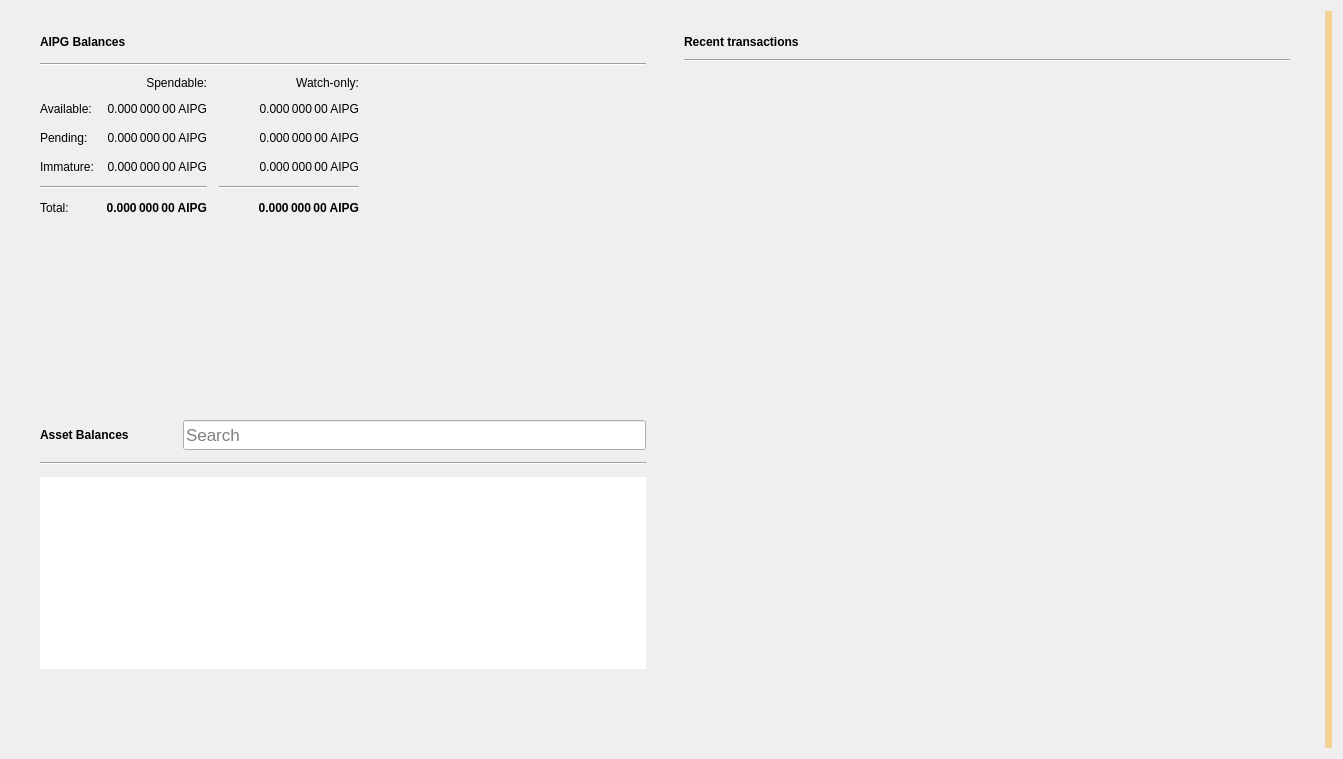
<?xml version="1.0" encoding="UTF-8"?>
<ui version="4.0">
 <class>OverviewPage</class>
 <widget class="QWidget" name="OverviewPage">
  <property name="geometry">
   <rect>
    <x>0</x>
    <y>0</y>
    <width>1343</width>
    <height>759</height>
   </rect>
  </property>
  <property name="minimumSize">
   <size>
    <width>760</width>
    <height>0</height>
   </size>
  </property>
  <property name="windowTitle">
   <string>Form</string>
  </property>
  <property name="autoFillBackground">
   <bool>false</bool>
  </property>
  <layout class="QGridLayout" name="gridLayout_3">
   <item row="0" column="1">
    <layout class="QVBoxLayout" name="verticalLayout_7">
     <property name="spacing">
      <number>0</number>
     </property>
     <property name="leftMargin">
      <number>0</number>
     </property>
     <property name="topMargin">
      <number>0</number>
     </property>
     <property name="rightMargin">
      <number>0</number>
     </property>
     <property name="bottomMargin">
      <number>0</number>
     </property>
     <item>
      <layout class="QHBoxLayout" name="horizontalLayout" stretch="0,0">
       <property name="spacing">
        <number>20</number>
       </property>
       <property name="sizeConstraint">
        <enum>QLayout::SetMinAndMaxSize</enum>
       </property>
       <property name="leftMargin">
        <number>20</number>
       </property>
       <property name="topMargin">
        <number>20</number>
       </property>
       <property name="rightMargin">
        <number>20</number>
       </property>
       <property name="bottomMargin">
        <number>20</number>
       </property>
       <item>
        <layout class="QVBoxLayout" name="verticalLayout_2">
         <property name="spacing">
          <number>0</number>
         </property>
         <property name="rightMargin">
          <number>0</number>
         </property>
         <item>
          <widget class="QFrame" name="frame">
           <property name="sizePolicy">
            <sizepolicy hsizetype="Preferred" vsizetype="Preferred">
             <horstretch>0</horstretch>
             <verstretch>0</verstretch>
            </sizepolicy>
           </property>
           <property name="minimumSize">
            <size>
             <width>350</width>
             <height>180</height>
            </size>
           </property>
           <property name="frameShape">
            <enum>QFrame::NoFrame</enum>
           </property>
           <property name="frameShadow">
            <enum>QFrame::Raised</enum>
           </property>
           <property name="lineWidth">
            <number>5</number>
           </property>
           <layout class="QVBoxLayout" name="verticalLayout_4">
            <property name="spacing">
             <number>10</number>
            </property>
            <property name="topMargin">
             <number>0</number>
            </property>
            <property name="bottomMargin">
             <number>0</number>
            </property>
            <item>
             <layout class="QHBoxLayout" name="horizontalLayout_4">
              <property name="spacing">
               <number>6</number>
              </property>
              <item>
               <widget class="QLabel" name="AIPGBalancesLabel">
                <property name="font">
                 <font>
                  <weight>75</weight>
                  <bold>true</bold>
                 </font>
                </property>
                <property name="text">
                 <string>AIPG Balances</string>
                </property>
               </widget>
              </item>
              <item>
               <widget class="QPushButton" name="labelWalletStatus">
                <property name="enabled">
                 <bool>true</bool>
                </property>
                <property name="maximumSize">
                 <size>
                  <width>30</width>
                  <height>16777215</height>
                 </size>
                </property>
                <property name="toolTip">
                 <string>The displayed information may be out of date. Your wallet automatically synchronizes with the AIPG network after a connection is established, but this process has not completed yet.</string>
                </property>
                <property name="text">
                 <string/>
                </property>
                <property name="icon">
                 <iconset>
                  <normaloff>:/icons/warning</normaloff>
                  <disabledoff>:/icons/warning</disabledoff>:/icons/warning</iconset>
                </property>
                <property name="iconSize">
                 <size>
                  <width>24</width>
                  <height>24</height>
                 </size>
                </property>
                <property name="flat">
                 <bool>true</bool>
                </property>
               </widget>
              </item>
              <item>
               <spacer name="horizontalSpacer_3">
                <property name="orientation">
                 <enum>Qt::Horizontal</enum>
                </property>
                <property name="sizeHint" stdset="0">
                 <size>
                  <width>40</width>
                  <height>20</height>
                 </size>
                </property>
               </spacer>
              </item>
             </layout>
            </item>
            <item>
             <widget class="Line" name="line_2">
              <property name="orientation">
               <enum>Qt::Horizontal</enum>
              </property>
             </widget>
            </item>
            <item>
             <layout class="QGridLayout" name="gridLayout">
              <property name="bottomMargin">
               <number>5</number>
              </property>
              <property name="spacing">
               <number>12</number>
              </property>
              <item row="3" column="2">
               <widget class="QLabel" name="labelWatchImmature">
                <property name="font">
                 <font>
                  <weight>50</weight>
                  <bold>false</bold>
                 </font>
                </property>
                <property name="cursor">
                 <cursorShape>IBeamCursor</cursorShape>
                </property>
                <property name="toolTip">
                 <string>Mined balance in watch-only addresses that has not yet matured</string>
                </property>
                <property name="text">
                 <string notr="true">0.000 000 00 AIPG</string>
                </property>
                <property name="alignment">
                 <set>Qt::AlignRight|Qt::AlignTrailing|Qt::AlignVCenter</set>
                </property>
                <property name="textInteractionFlags">
                 <set>Qt::LinksAccessibleByMouse|Qt::TextSelectableByKeyboard|Qt::TextSelectableByMouse</set>
                </property>
               </widget>
              </item>
              <item row="2" column="3">
               <spacer name="horizontalSpacer_2">
                <property name="orientation">
                 <enum>Qt::Horizontal</enum>
                </property>
                <property name="sizeHint" stdset="0">
                 <size>
                  <width>40</width>
                  <height>20</height>
                 </size>
                </property>
               </spacer>
              </item>
              <item row="1" column="0">
               <widget class="QLabel" name="labelBalanceText">
                <property name="text">
                 <string>Available:</string>
                </property>
               </widget>
              </item>
              <item row="1" column="2">
               <widget class="QLabel" name="labelWatchAvailable">
                <property name="font">
                 <font>
                  <weight>50</weight>
                  <bold>false</bold>
                 </font>
                </property>
                <property name="cursor">
                 <cursorShape>IBeamCursor</cursorShape>
                </property>
                <property name="toolTip">
                 <string>Your current balance in watch-only addresses</string>
                </property>
                <property name="text">
                 <string notr="true">0.000 000 00 AIPG</string>
                </property>
                <property name="alignment">
                 <set>Qt::AlignRight|Qt::AlignTrailing|Qt::AlignVCenter</set>
                </property>
                <property name="textInteractionFlags">
                 <set>Qt::LinksAccessibleByMouse|Qt::TextSelectableByKeyboard|Qt::TextSelectableByMouse</set>
                </property>
               </widget>
              </item>
              <item row="2" column="1">
               <widget class="QLabel" name="labelUnconfirmed">
                <property name="font">
                 <font>
                  <weight>50</weight>
                  <bold>false</bold>
                 </font>
                </property>
                <property name="cursor">
                 <cursorShape>IBeamCursor</cursorShape>
                </property>
                <property name="toolTip">
                 <string>Total of transactions that have yet to be confirmed, and do not yet count toward the spendable balance</string>
                </property>
                <property name="text">
                 <string notr="true">0.000 000 00 AIPG</string>
                </property>
                <property name="alignment">
                 <set>Qt::AlignRight|Qt::AlignTrailing|Qt::AlignVCenter</set>
                </property>
                <property name="textInteractionFlags">
                 <set>Qt::LinksAccessibleByMouse|Qt::TextSelectableByKeyboard|Qt::TextSelectableByMouse</set>
                </property>
               </widget>
              </item>
              <item row="4" column="2">
               <widget class="Line" name="lineWatchBalance">
                <property name="sizePolicy">
                 <sizepolicy hsizetype="Preferred" vsizetype="Fixed">
                  <horstretch>0</horstretch>
                  <verstretch>0</verstretch>
                 </sizepolicy>
                </property>
                <property name="minimumSize">
                 <size>
                  <width>140</width>
                  <height>0</height>
                 </size>
                </property>
                <property name="orientation">
                 <enum>Qt::Horizontal</enum>
                </property>
               </widget>
              </item>
              <item row="0" column="1">
               <widget class="QLabel" name="labelSpendable">
                <property name="text">
                 <string>Spendable:</string>
                </property>
                <property name="alignment">
                 <set>Qt::AlignRight|Qt::AlignTrailing|Qt::AlignVCenter</set>
                </property>
               </widget>
              </item>
              <item row="3" column="0">
               <widget class="QLabel" name="labelImmatureText">
                <property name="text">
                 <string>Immature:</string>
                </property>
               </widget>
              </item>
              <item row="5" column="2">
               <widget class="QLabel" name="labelWatchTotal">
                <property name="font">
                 <font>
                  <weight>75</weight>
                  <bold>true</bold>
                 </font>
                </property>
                <property name="cursor">
                 <cursorShape>IBeamCursor</cursorShape>
                </property>
                <property name="toolTip">
                 <string>Current total balance in watch-only addresses</string>
                </property>
                <property name="text">
                 <string notr="true">0.000 000 00 AIPG</string>
                </property>
                <property name="alignment">
                 <set>Qt::AlignRight|Qt::AlignTrailing|Qt::AlignVCenter</set>
                </property>
                <property name="textInteractionFlags">
                 <set>Qt::LinksAccessibleByMouse|Qt::TextSelectableByKeyboard|Qt::TextSelectableByMouse</set>
                </property>
               </widget>
              </item>
              <item row="4" column="0" colspan="2">
               <widget class="Line" name="line">
                <property name="orientation">
                 <enum>Qt::Horizontal</enum>
                </property>
               </widget>
              </item>
              <item row="0" column="2">
               <widget class="QLabel" name="labelWatchonly">
                <property name="text">
                 <string>Watch-only:</string>
                </property>
                <property name="alignment">
                 <set>Qt::AlignRight|Qt::AlignTrailing|Qt::AlignVCenter</set>
                </property>
               </widget>
              </item>
              <item row="5" column="1">
               <widget class="QLabel" name="labelTotal">
                <property name="font">
                 <font>
                  <weight>75</weight>
                  <bold>true</bold>
                 </font>
                </property>
                <property name="cursor">
                 <cursorShape>IBeamCursor</cursorShape>
                </property>
                <property name="toolTip">
                 <string>Your current total balance</string>
                </property>
                <property name="text">
                 <string notr="true">0.000 000 00 AIPG</string>
                </property>
                <property name="alignment">
                 <set>Qt::AlignRight|Qt::AlignTrailing|Qt::AlignVCenter</set>
                </property>
                <property name="textInteractionFlags">
                 <set>Qt::LinksAccessibleByMouse|Qt::TextSelectableByKeyboard|Qt::TextSelectableByMouse</set>
                </property>
               </widget>
              </item>
              <item row="1" column="1">
               <widget class="QLabel" name="labelBalance">
                <property name="font">
                 <font>
                  <weight>50</weight>
                  <bold>false</bold>
                 </font>
                </property>
                <property name="cursor">
                 <cursorShape>IBeamCursor</cursorShape>
                </property>
                <property name="toolTip">
                 <string>Your current spendable balance</string>
                </property>
                <property name="text">
                 <string notr="true">0.000 000 00 AIPG</string>
                </property>
                <property name="alignment">
                 <set>Qt::AlignRight|Qt::AlignTrailing|Qt::AlignVCenter</set>
                </property>
                <property name="textInteractionFlags">
                 <set>Qt::LinksAccessibleByMouse|Qt::TextSelectableByKeyboard|Qt::TextSelectableByMouse</set>
                </property>
               </widget>
              </item>
              <item row="2" column="0">
               <widget class="QLabel" name="labelPendingText">
                <property name="text">
                 <string>Pending:</string>
                </property>
               </widget>
              </item>
              <item row="5" column="0">
               <widget class="QLabel" name="labelTotalText">
                <property name="text">
                 <string>Total:</string>
                </property>
               </widget>
              </item>
              <item row="3" column="1">
               <widget class="QLabel" name="labelImmature">
                <property name="font">
                 <font>
                  <weight>50</weight>
                  <bold>false</bold>
                 </font>
                </property>
                <property name="cursor">
                 <cursorShape>IBeamCursor</cursorShape>
                </property>
                <property name="toolTip">
                 <string>Mined balance that has not yet matured</string>
                </property>
                <property name="text">
                 <string notr="true">0.000 000 00 AIPG</string>
                </property>
                <property name="alignment">
                 <set>Qt::AlignRight|Qt::AlignTrailing|Qt::AlignVCenter</set>
                </property>
                <property name="textInteractionFlags">
                 <set>Qt::LinksAccessibleByMouse|Qt::TextSelectableByKeyboard|Qt::TextSelectableByMouse</set>
                </property>
               </widget>
              </item>
              <item row="2" column="2">
               <widget class="QLabel" name="labelWatchPending">
                <property name="font">
                 <font>
                  <weight>50</weight>
                  <bold>false</bold>
                 </font>
                </property>
                <property name="cursor">
                 <cursorShape>IBeamCursor</cursorShape>
                </property>
                <property name="toolTip">
                 <string>Unconfirmed transactions to watch-only addresses</string>
                </property>
                <property name="text">
                 <string notr="true">0.000 000 00 AIPG</string>
                </property>
                <property name="alignment">
                 <set>Qt::AlignRight|Qt::AlignTrailing|Qt::AlignVCenter</set>
                </property>
                <property name="textInteractionFlags">
                 <set>Qt::LinksAccessibleByMouse|Qt::TextSelectableByKeyboard|Qt::TextSelectableByMouse</set>
                </property>
               </widget>
              </item>
             </layout>
            </item>
           </layout>
          </widget>
         </item>
         <item>
          <widget class="QWidget" name="assetVerticalSpaceWidget2" native="true">
           <property name="autoFillBackground">
            <bool>false</bool>
           </property>
           <layout class="QVBoxLayout" name="verticalLayout_6">
            <item>
             <spacer name="verticalSpacer_4">
              <property name="orientation">
               <enum>Qt::Vertical</enum>
              </property>
              <property name="sizeType">
               <enum>QSizePolicy::MinimumExpanding</enum>
              </property>
              <property name="sizeHint" stdset="0">
               <size>
                <width>20</width>
                <height>10</height>
               </size>
              </property>
             </spacer>
            </item>
           </layout>
          </widget>
         </item>
         <item>
          <widget class="QFrame" name="assetFrame">
           <property name="minimumSize">
            <size>
             <width>350</width>
             <height>150</height>
            </size>
           </property>
           <property name="autoFillBackground">
            <bool>true</bool>
           </property>
           <property name="frameShape">
            <enum>QFrame::NoFrame</enum>
           </property>
           <property name="frameShadow">
            <enum>QFrame::Plain</enum>
           </property>
           <property name="lineWidth">
            <number>0</number>
           </property>
           <layout class="QVBoxLayout" name="verticalLayout_5">
            <property name="spacing">
             <number>12</number>
            </property>
            <item>
             <layout class="QHBoxLayout" name="assetBalanceHorizontalLayout">
              <item alignment="Qt::AlignVCenter">
               <widget class="QLabel" name="assetBalanceLabel">
                <property name="font">
                 <font>
                  <weight>75</weight>
                  <bold>true</bold>
                 </font>
                </property>
                <property name="text">
                 <string>Asset Balances</string>
                </property>
               </widget>
              </item>
              <item>
               <widget class="QPushButton" name="labelAssetStatus">
                <property name="enabled">
                 <bool>true</bool>
                </property>
                <property name="maximumSize">
                 <size>
                  <width>30</width>
                  <height>16777215</height>
                 </size>
                </property>
                <property name="toolTip">
                 <string>The displayed information may be out of date. Your wallet automatically synchronizes with the AIPG network after a connection is established, but this process has not completed yet.</string>
                </property>
                <property name="text">
                 <string/>
                </property>
                <property name="icon">
                 <iconset>
                  <normaloff>:/icons/warning</normaloff>
                  <disabledoff>:/icons/warning</disabledoff>:/icons/warning</iconset>
                </property>
                <property name="iconSize">
                 <size>
                  <width>24</width>
                  <height>24</height>
                 </size>
                </property>
                <property name="flat">
                 <bool>true</bool>
                </property>
               </widget>
              </item>
              <item alignment="Qt::AlignBottom">
               <widget class="QLineEdit" name="assetSearch">
                <property name="sizePolicy">
                 <sizepolicy hsizetype="Expanding" vsizetype="Preferred">
                  <horstretch>0</horstretch>
                  <verstretch>0</verstretch>
                 </sizepolicy>
                </property>
                <property name="minimumSize">
                 <size>
                  <width>0</width>
                  <height>30</height>
                 </size>
                </property>
                <property name="maximumSize">
                 <size>
                  <width>16777215</width>
                  <height>30</height>
                 </size>
                </property>
                <property name="sizeIncrement">
                 <size>
                  <width>0</width>
                  <height>0</height>
                 </size>
                </property>
                <property name="baseSize">
                 <size>
                  <width>0</width>
                  <height>0</height>
                 </size>
                </property>
                <property name="font">
                 <font>
                  <pointsize>13</pointsize>
                 </font>
                </property>
                <property name="maxLength">
                 <number>32</number>
                </property>
                <property name="frame">
                 <bool>true</bool>
                </property>
                <property name="alignment">
                 <set>Qt::AlignLeading|Qt::AlignLeft|Qt::AlignVCenter</set>
                </property>
                <property name="placeholderText">
                 <string>Search</string>
                </property>
                <property name="clearButtonEnabled">
                 <bool>true</bool>
                </property>
               </widget>
              </item>
             </layout>
            </item>
            <item>
             <widget class="Line" name="assetBalanceLine">
              <property name="orientation">
               <enum>Qt::Horizontal</enum>
              </property>
             </widget>
            </item>
            <item>
             <widget class="QListView" name="listAssets">
              <property name="frameShape">
               <enum>QFrame::NoFrame</enum>
              </property>
              <property name="lineWidth">
               <number>0</number>
              </property>
              <property name="verticalScrollMode">
               <enum>QAbstractItemView::ScrollPerItem</enum>
              </property>
             </widget>
            </item>
            <item>
             <widget class="QWidget" name="assetVerticalSpaceWidget" native="true">
              <property name="autoFillBackground">
               <bool>false</bool>
              </property>
              <layout class="QVBoxLayout" name="verticalLayout">
               <item>
                <spacer name="verticalSpacer_3">
                 <property name="orientation">
                  <enum>Qt::Vertical</enum>
                 </property>
                 <property name="sizeHint" stdset="0">
                  <size>
                   <width>20</width>
                   <height>20</height>
                  </size>
                 </property>
                </spacer>
               </item>
              </layout>
             </widget>
            </item>
           </layout>
          </widget>
         </item>
        </layout>
       </item>
       <item>
        <layout class="QVBoxLayout" name="verticalLayout_3">
         <property name="spacing">
          <number>20</number>
         </property>
         <property name="leftMargin">
          <number>0</number>
         </property>
         <item>
          <widget class="QFrame" name="frame_2">
           <property name="sizePolicy">
            <sizepolicy hsizetype="Preferred" vsizetype="Preferred">
             <horstretch>0</horstretch>
             <verstretch>0</verstretch>
            </sizepolicy>
           </property>
           <property name="minimumSize">
            <size>
             <width>350</width>
             <height>0</height>
            </size>
           </property>
           <property name="sizeIncrement">
            <size>
             <width>0</width>
             <height>300</height>
            </size>
           </property>
           <property name="frameShape">
            <enum>QFrame::NoFrame</enum>
           </property>
           <property name="frameShadow">
            <enum>QFrame::Plain</enum>
           </property>
           <property name="lineWidth">
            <number>0</number>
           </property>
           <layout class="QGridLayout" name="gridLayout_2">
            <property name="topMargin">
             <number>0</number>
            </property>
            <property name="horizontalSpacing">
             <number>12</number>
            </property>
            <item row="0" column="0">
             <layout class="QHBoxLayout" name="horizontalLayout_2">
              <property name="spacing">
               <number>6</number>
              </property>
              <item>
               <widget class="QLabel" name="recentTransactionsLabel">
                <property name="font">
                 <font>
                  <weight>75</weight>
                  <bold>true</bold>
                 </font>
                </property>
                <property name="text">
                 <string>Recent transactions</string>
                </property>
               </widget>
              </item>
              <item>
               <widget class="QPushButton" name="labelTransactionsStatus">
                <property name="enabled">
                 <bool>true</bool>
                </property>
                <property name="maximumSize">
                 <size>
                  <width>30</width>
                  <height>16777215</height>
                 </size>
                </property>
                <property name="toolTip">
                 <string>The displayed information may be out of date. Your wallet automatically synchronizes with the AIPG network after a connection is established, but this process has not completed yet.</string>
                </property>
                <property name="text">
                 <string/>
                </property>
                <property name="icon">
                 <iconset>
                  <normaloff>:/icons/warning</normaloff>
                  <disabledoff>:/icons/warning</disabledoff>:/icons/warning</iconset>
                </property>
                <property name="iconSize">
                 <size>
                  <width>24</width>
                  <height>24</height>
                 </size>
                </property>
                <property name="flat">
                 <bool>true</bool>
                </property>
               </widget>
              </item>
              <item>
               <spacer name="horizontalSpacer">
                <property name="orientation">
                 <enum>Qt::Horizontal</enum>
                </property>
                <property name="sizeHint" stdset="0">
                 <size>
                  <width>40</width>
                  <height>20</height>
                 </size>
                </property>
               </spacer>
              </item>
             </layout>
            </item>
            <item row="2" column="0">
             <widget class="QListView" name="listTransactions">
              <property name="styleSheet">
               <string notr="true">QListView { background: transparent; }</string>
              </property>
              <property name="frameShape">
               <enum>QFrame::NoFrame</enum>
              </property>
              <property name="verticalScrollBarPolicy">
               <enum>Qt::ScrollBarAlwaysOff</enum>
              </property>
              <property name="horizontalScrollBarPolicy">
               <enum>Qt::ScrollBarAlwaysOff</enum>
              </property>
              <property name="selectionMode">
               <enum>QAbstractItemView::NoSelection</enum>
              </property>
             </widget>
            </item>
            <item row="1" column="0">
             <widget class="Line" name="line_3">
              <property name="orientation">
               <enum>Qt::Horizontal</enum>
              </property>
             </widget>
            </item>
           </layout>
          </widget>
         </item>
        </layout>
       </item>
      </layout>
     </item>
    </layout>
   </item>
   <item row="0" column="3">
    <widget class="QLabel" name="labelAlerts">
     <property name="visible">
      <bool>true</bool>
     </property>
     <property name="styleSheet">
      <string notr="true">QLabel { background-color: qlineargradient(x1: 0, y1: 0, x2: 1, y2: 0, stop:0 #F0D0A0, stop:1 #F8D488); color:#000000; }</string>
     </property>
     <property name="wordWrap">
      <bool>true</bool>
     </property>
     <property name="margin">
      <number>3</number>
     </property>
     <property name="textInteractionFlags">
      <set>Qt::TextSelectableByMouse</set>
     </property>
    </widget>
   </item>
  </layout>
 </widget>
 <resources/>
 <connections/>
</ui>
